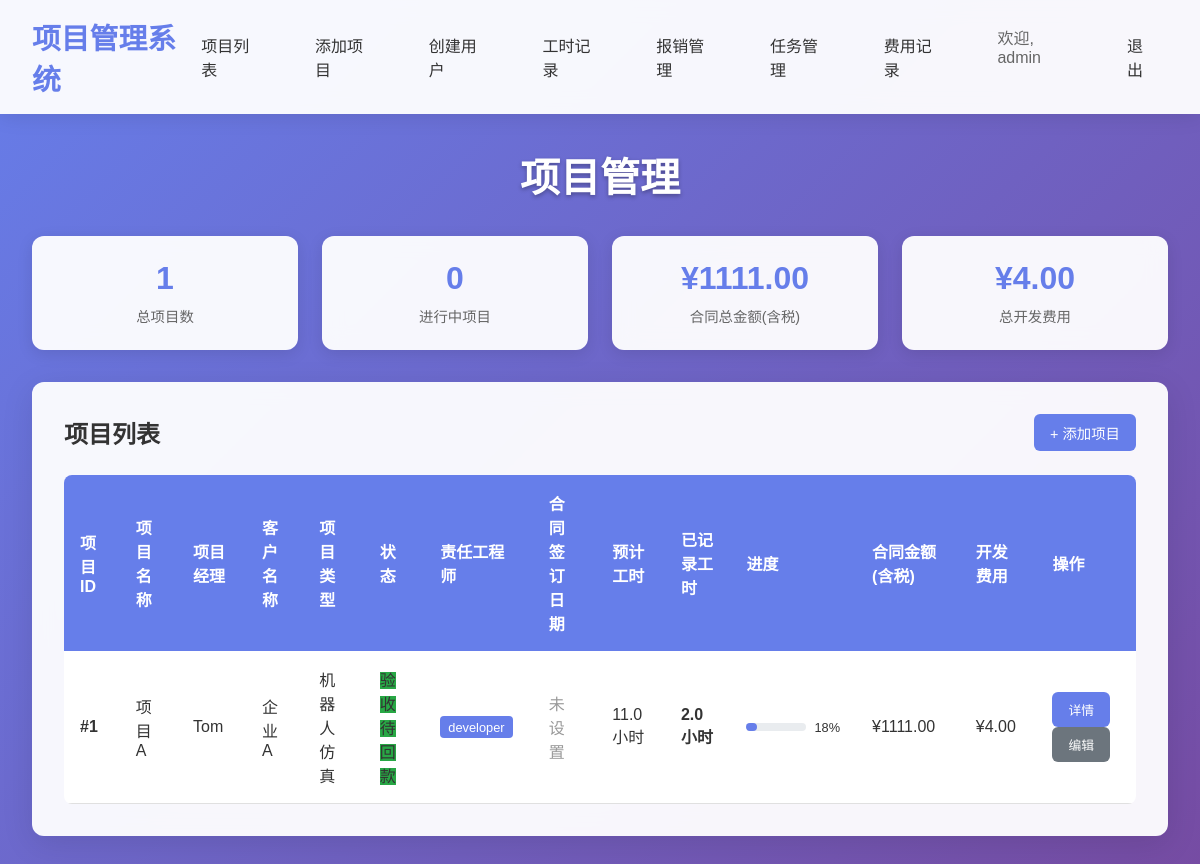
Page / (signed in) on the earlier database version.
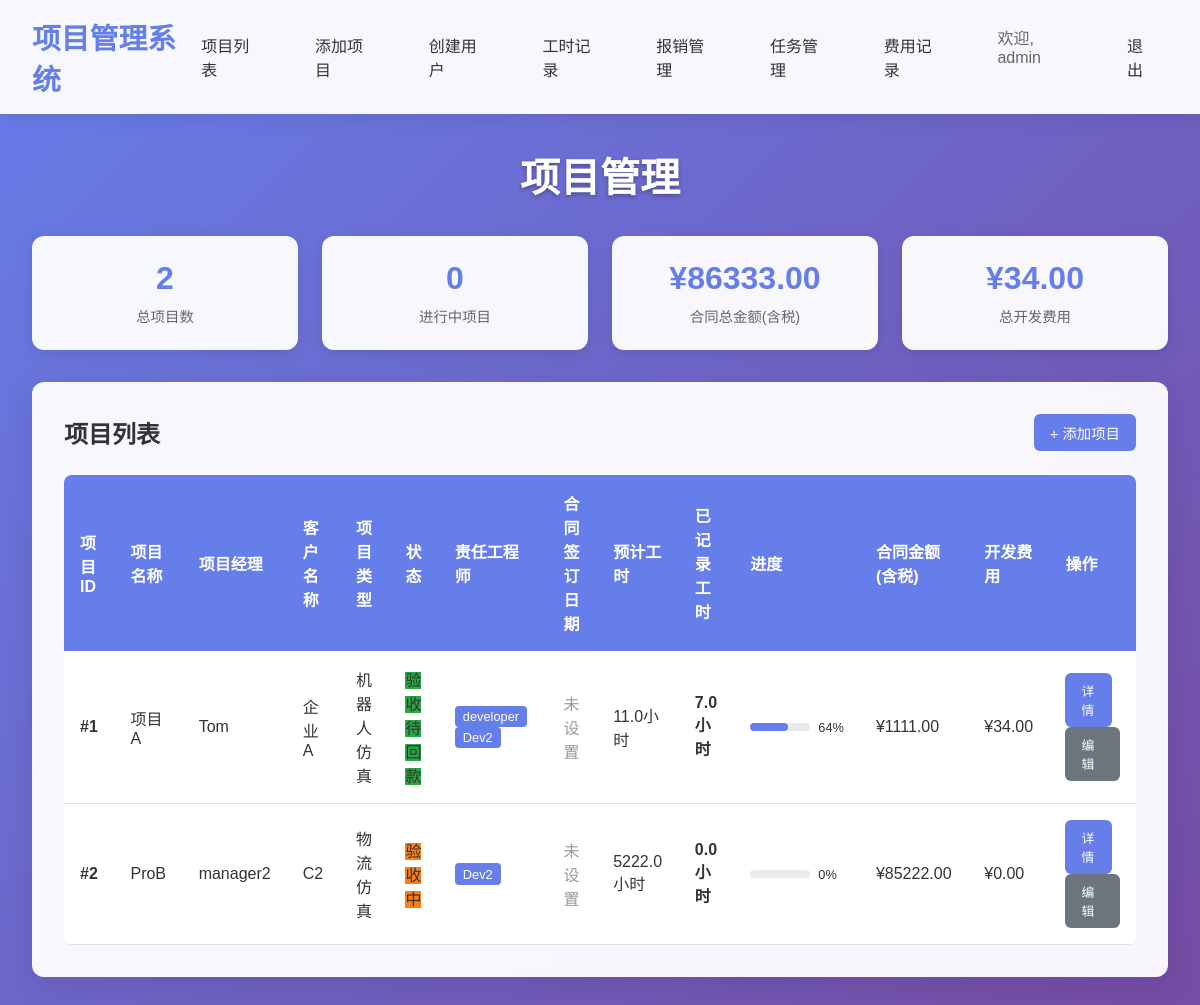
Same page on the later database version.
### models.py (models this page shows, shortened)
class User(UserMixin, db.Model):
    __tablename__ = "users"
    id = db.Column(db.Integer, primary_key=True, autoincrement=True)
    username = db.Column(db.String(80), unique=True, nullable=False)
    password_hash = db.Column(db.String(120), nullable=False)
    role = db.Column(db.String(20), nullable=False)  # 'admin', 'developer'
    created_at = db.Column(db.DateTime, default=datetime.utcnow)
    def is_admin(self):
        return self.role == 'admin'

class Project(db.Model):
    __tablename__ = "projects"
    id = db.Column(db.Integer, primary_key=True, autoincrement=True)
    name = db.Column(db.String(200), nullable=False)
    manager = db.Column(db.String(100), nullable=False)
    start_date = db.Column(db.Date, nullable=True)
    planned_end_date = db.Column(db.Date, nullable=True)
    contract_signing_date = db.Column(db.Date, nullable=True)  # 合同签订日期
    estimated_hours = db.Column(db.Float, nullable=True)  # 预计开发工时
    contract_amount = db.Column(db.Numeric(14, 2), nullable=True)
    status = db.Column(db.String(20), nullable=False, default='启动中')  # 项目状态
    payment_method = db.Column(db.String(50), nullable=True)  # 付款方式
    acceptance_date = db.Column(db.Date, nullable=True)  # 验收日期
    settlement_date = db.Column(db.Date, nullable=True)  # 结算日期
    invoice_issued = db.Column(db.Boolean, default=False)  # 发票是否开具
    invoice_date = db.Column(db.Date, nullable=True)  # 发票日期
    contract_amount_with_tax = db.Column(db.Numeric(14, 2), nullable=True)  # 合同金额含税
    contract_amount_without_tax = db.Column(db.Numeric(14, 2), nullable=True)  # 合同金额不含税
    payment_received = db.Column(db.Numeric(14, 2), nullable=True)  # 回款金额
    remaining_amount = db.Column(db.Numeric(14, 2), nullable=True)  # 剩余金额
    project_type = db.Column(db.String(50), nullable=True)  # 项目类型
    customer_name = db.Column(db.String(200), nullable=True)  # 客户名称
    created_at = db.Column(db.DateTime, default=datetime.utcnow)
    STATUS_CHOICES = [
        ('启动中', '启动中'),
        ('进行中', '进行中'),
        ('暂停', '暂停'),
        ('验收中', '验收中'),
        ('验收待回款', '验收待回款'),
        ('结算', '结算'),
        ('关闭', '关闭')
    ]
    PAYMENT_METHOD_CHOICES = [
        ('验收后全款', '验收后全款'),
        ('分阶段', '分阶段'),
        ('预付初版', '预付初版'),
        ('预付终版', '预付终版'),
        ('待填写', '待填写')
    ]
    PROJECT_TYPE_CHOICES = [
        ('物流仿真', '物流仿真'),
        ('机器人仿真', '机器人仿真'),
        ('工艺规划', '工艺规划'),
        ('物流规划', '物流规划'),
        ('动画', '动画'),
        ('激光扫描', '激光扫描'),
        ('数字孪生', '数字孪生')
    ]
    def get_total_logged_hours(self):
        return sum(log.hours for log in self.work_logs)
    def get_progress_percentage(self):
        if not self.estimated_hours:
            return 0
        logged_hours = self.get_total_logged_hours()
        return min(100, (logged_hours / self.estimated_hours) * 100)
    def get_assigned_developers(self):
        return [assignment.user for assignment in self.assignments]
    def get_status_color(self):
        status_colors = {
            '启动中': '#6c757d',     # 灰色
            '进行中': '#007bff',     # 蓝色
            '暂停': '#ffc107',       # 黄色
            '验收中': '#fd7e14',     # 橙色
            '验收待回款': '#28a745', # 绿色
            '结算': '#20c997',       # 青绿色
            '关闭': '#dc3545'        # 红色
        }
        return status_colors.get(self.status, '#6c757d')
    def get_total_development_cost(self):
        total_cost = 0
        for log in self.work_logs:
            assignment = ProjectAssignment.query.filter_by(
                project_id=self.id,
                user_id=log.user_id
            ).first()
            if assignment and assignment.hourly_rate:
                hourly_rate = float(assignment.hourly_rate)
                total_cost += log.hours * hourly_rate
        return total_cost

class WorkLog(db.Model):
    __tablename__ = "work_logs"
    id = db.Column(db.Integer, primary_key=True, autoincrement=True)
    user_id = db.Column(db.Integer, db.ForeignKey('users.id'), nullable=False)
    project_id = db.Column(db.Integer, db.ForeignKey('projects.id'), nullable=False)
    date = db.Column(db.Date, nullable=False)
    hours = db.Column(db.Float, nullable=False)
    description = db.Column(db.Text)
    created_at = db.Column(db.DateTime, default=datetime.utcnow)
    user = db.relationship('User', backref=db.backref('work_logs', lazy=True))
    project = db.relationship('Project', backref=db.backref('work_logs', lazy=True))

class ProjectAssignment(db.Model):
    __tablename__ = "project_assignments"
    id = db.Column(db.Integer, primary_key=True, autoincrement=True)
    project_id = db.Column(db.Integer, db.ForeignKey('projects.id'), nullable=False)
    user_id = db.Column(db.Integer, db.ForeignKey('users.id'), nullable=False)
    hourly_rate = db.Column(db.Numeric(10, 2), nullable=True)  # 工时费用，只有管理员可见
    assigned_date = db.Column(db.DateTime, default=datetime.utcnow)
    project = db.relationship('Project', backref=db.backref('assignments', lazy=True, cascade='all, delete-orphan'))
    user = db.relationship('User', backref=db.backref('project_assignments', lazy=True))

### app.py (the view)
@app.route("/")
@login_required
def index():
    if current_user.is_admin():
        projects = Project.query.all()
        total_contract_amount = sum(
            float(p.contract_amount_with_tax) if p.contract_amount_with_tax else 0
            for p in projects
        )
        total_dev_cost = sum(
            p.get_total_development_cost() for p in projects
        )
        active_projects_count = len([p for p in projects if p.status in ['启动中', '进行中']])
        stats = {
            'total_projects': len(projects),
            'active_projects': active_projects_count,
            'total_contract_amount': total_contract_amount,
            'total_dev_cost': total_dev_cost
        }
        return render_template("project_list.html", projects=projects, stats=stats)
    elif current_user.is_developer():
        return redirect(url_for('worklog_list'))
    else:
        flash("权限不足")
        return redirect(url_for('login'))

### app.py (called while the page is built)
@login_manager.user_loader
def load_user(user_id):
    return User.query.get(int(user_id))

### templates/project_list.html (shortened to what this page needs)
{% extends "base.html" %}
{% block content %}
<h1 class="page-title">项目管理</h1>
<div class="stats-grid">
    <div class="stat-card">
        <div class="stat-number">{{ stats.total_projects }}</div>
        <div class="stat-label">总项目数</div>
    </div>
    <div class="stat-card">
        <div class="stat-number">{{ stats.active_projects }}</div>
        <div class="stat-label">进行中项目</div>
    </div>
    <div class="stat-card">
        <div class="stat-number">¥{{ "%.2f"|format(stats.total_contract_amount) }}</div>
        <div class="stat-label">合同总金额(含税)</div>
    </div>
    <div class="stat-card">
        <div class="stat-number">¥{{ "%.2f"|format(stats.total_dev_cost) }}</div>
        <div class="stat-label">总开发费用</div>
    </div>
</div>
<div class="card">
    <div style="display: flex; justify-content: space-between; align-items: center; margin-bottom: 1.5rem;">
        <h2 style="margin: 0; color: #333;">项目列表</h2>
        <a href="{{ url_for('create_project') }}" class="btn btn-primary">+ 添加项目</a>
    </div>
    {% if projects %}
    <div class="table-container">
        <table class="project-table">
            <thead>
                <tr>
                    <th>项目ID</th>
                    <th>项目名称</th>
                    <th>项目经理</th>
                    <th>客户名称</th>
                    <th>项目类型</th>
                    <th>状态</th>
                    <th>责任工程师</th>
                    <th>合同签订日期</th>
                    <th>预计工时</th>
                    <th>已记录工时</th>
                    <th>进度</th>
                    <th>合同金额(含税)</th>
                    <th>开发费用</th>
                    <th>操作</th>
                </tr>
            </thead>
            <tbody>
                {% for p in projects %}
                <tr>
                    <td><strong>#{{ p.id }}</strong></td>
                    <td>{{ p.name }}</td>
                    <td>{{ p.manager }}</td>
                    <td>{{ p.customer_name or '未设置' }}</td>
                    <td>{{ p.project_type or '未设置' }}</td>
                    <td>
                        <span class="status-badge" style="background-color: {{ p.get_status_color() }}">
                            {{ p.status }}
                        </span>
                    </td>
                    <td>
                        {% set developers = p.get_assigned_developers() %}
                        {% if developers %}
                            {% for dev in developers %}
                                <span class="badge" style="background: #667eea; color: white; padding: 0.2rem 0.5rem; border-radius: 4px; font-size: 0.8rem; margin-right: 0.2rem;">{{ dev.username }}</span>
                            {% endfor %}
                        {% else %}
                            <span style="color: #999;">未分配</span>
                        {% endif %}
                    </td>
                    <td>
                        {% if p.contract_signing_date %}
                            {{ p.contract_signing_date.strftime('%Y-%m-%d') }}
                        {% else %}
                            <span style="color: #999;">未设置</span>
                        {% endif %}
                    </td>
                    <td>
                        {% if p.estimated_hours %}
                            {{ p.estimated_hours }}小时
                        {% else %}
                            <span style="color: #999;">未设置</span>
                        {% endif %}
                    </td>
                    <td>
                        <strong>{{ "%.1f"|format(p.get_total_logged_hours()) }}小时</strong>
                    </td>
                    <td>
                        {% set progress = p.get_progress_percentage() %}
                        <div style="display: flex; align-items: center;">
                            <div style="width: 60px; height: 8px; background: #e9ecef; border-radius: 4px; margin-right: 0.5rem;">
                                <div style="width: {{ progress }}%; height: 100%; background: {% if progress >= 100 %}#28a745{% elif progress >= 75 %}#ffc107{% else %}#667eea{% endif %}; border-radius: 4px;"></div>
                            </div>
                            <span style="font-size: 0.8rem;">{{ "%.0f"|format(progress) }}%</span>
                        </div>
                    </td>
                    <td>
                        {% if p.contract_amount_with_tax %}
                            ¥{{ "%.2f"|format(p.contract_amount_with_tax) }}
                        {% else %}
                            <span style="color: #999;">未设置</span>
                        {% endif %}
                    </td>
                    <td>
                        ¥{{ "%.2f"|format(p.get_total_development_cost()) }}
                    </td>
                    <td>
                        <a href="{{ url_for('project_detail', project_id=p.id) }}" class="btn btn-primary" style="font-size: 0.8rem; margin-right: 0.5rem;">详情</a>
                        <a href="{{ url_for('edit_project', project_id=p.id) }}" class="btn btn-secondary" style="font-size: 0.8rem;">编辑</a>
                    </td>
                </tr>
                {% endfor %}
            </tbody>
        </table>
    </div>
    {% else %}
    <div class="empty-state">
        <h3>暂无项目</h3>
        <p>还没有创建任何项目，点击上方按钮开始添加项目吧！</p>
        <a href="{{ url_for('create_project') }}" class="btn btn-primary" style="margin-top: 1rem;">创建第一个项目</a>
    </div>
    {% endif %}
</div>
{% endblock %}

### templates/base.html (shortened to what this page needs)
<!DOCTYPE html>
<html lang="zh-CN">
<head>
    <link rel="stylesheet" href="{{ url_for('static', filename='style.css') }}">
    <link rel="stylesheet" href="https://cdnjs.cloudflare.com/ajax/libs/font-awesome/6.0.0/css/all.min.css">
</head>
<body>
    <div class="container">
        <header class="header">
            <div class="header-content">
                <a href="{{ url_for('index') }}" class="logo">项目管理系统</a>
                <nav class="nav">
                    {% if current_user.is_authenticated %}
                        {% if current_user.is_admin() %}
                            <a href="{{ url_for('index') }}">项目列表</a>
                            <a href="{{ url_for('create_project') }}">添加项目</a>
                            <a href="{{ url_for('create_user') }}">创建用户</a>
                            <a href="{{ url_for('worklog_list') }}">工时记录</a>
                            <a href="{{ url_for('expense_list') }}">报销管理</a>
                            <a href="{{ url_for('task_list') }}">任务管理</a>
                            <a href="{{ url_for('project_expense_records') }}">费用记录</a>
                        {% elif current_user.is_developer() %}
                            <a href="{{ url_for('worklog_list') }}">我的工时</a>
                            <a href="{{ url_for('create_worklog') }}">记录工时</a>
                            <a href="{{ url_for('expense_list') }}">我的报销</a>
                            <a href="{{ url_for('expense_create') }}">申请报销</a>
                            <a href="{{ url_for('task_list') }}">我的任务</a>
                        {% endif %}
                        <span style="color: #666; margin-left: 1rem;">欢迎, {{ current_user.username }}</span>
                        <a href="{{ url_for('logout') }}" style="margin-left: 1rem;">退出</a>
                    {% endif %}
                </nav>
            </div>
        </header>
        <main class="main-content">
            {% block content %}{% endblock %}
        </main>
    </div>
</body>
</html>

### static/style.css (style rules this page uses)
* { margin: 0; padding: 0; box-sizing: border-box; }
html, body { height: 100%; font-family: 'Microsoft YaHei', 'Arial', sans-serif; background: linear-gradient(135deg, #667eea 0%, #764ba2 100%); color: #333; }
.container { min-height: 100vh; display: flex; flex-direction: column; }
.header { background: rgba(255, 255, 255, 0.95); backdrop-filter: blur(10px); box-shadow: 0 2px 20px rgba(0, 0, 0, 0.1); padding: 1rem 2rem; position: sticky; top: 0; z-index: 100; }
.header-content { max-width: 1200px; margin: 0 auto; display: flex; justify-content: space-between; align-items: center; }
.logo { font-size: 1.8rem; font-weight: bold; color: #667eea; text-decoration: none; }
.nav { display: flex; gap: 2rem; }
.nav a { text-decoration: none; color: #333; padding: 0.5rem 1rem; border-radius: 6px; transition: all 0.3s ease; font-weight: 500; }
.main-content { flex: 1; padding: 2rem; max-width: 1200px; margin: 0 auto; width: 100%; }
.page-title { color: white; font-size: 2.5rem; margin-bottom: 2rem; text-align: center; text-shadow: 0 2px 4px rgba(0, 0, 0, 0.3); }
.card { background: rgba(255, 255, 255, 0.95); border-radius: 12px; padding: 2rem; box-shadow: 0 8px 32px rgba(0, 0, 0, 0.1); backdrop-filter: blur(10px); margin-bottom: 2rem; }
.table-container { overflow-x: auto; border-radius: 8px; overflow: hidden; }
.project-table { width: 100%; border-collapse: collapse; background: white; }
.project-table th { background: #667eea; color: white; padding: 1rem; text-align: left; font-weight: 600; }
.project-table td { padding: 1rem; border-bottom: 1px solid #e0e0e0; }
.btn { display: inline-block; padding: 0.5rem 1rem; background: #667eea; color: white; text-decoration: none; border-radius: 6px; border: none; cursor: pointer; transition: all 0.3s ease; font-size: 0.9rem; font-weight: 500; }
.btn-primary { background: #667eea; }
.btn-secondary { background: #6c757d; }
.stats-grid { display: grid; grid-template-columns: repeat(auto-fit, minmax(250px, 1fr)); gap: 1.5rem; margin-bottom: 2rem; }
.stat-card { background: rgba(255, 255, 255, 0.95); border-radius: 12px; padding: 1.5rem; text-align: center; box-shadow: 0 4px 16px rgba(0, 0, 0, 0.1); backdrop-filter: blur(10px); }
.stat-number { font-size: 2rem; font-weight: bold; color: #667eea; margin-bottom: 0.5rem; }
.stat-label { color: #666; font-size: 0.9rem; }

### templates/project_list.html (style rules this page uses)
.badge { display: inline-block; white-space: nowrap; }

Differences in the rows shown:
computed for Project "项目A": {{ progress }} 18.181818181818183 → 63.63636363636363 (drawn); progress "18" → "64"
added User: username "Dev2"
computed for WorkLog: get_total_logged_hours "2.0" → "7.0"
computed for ProjectAssignment: get_total_development_cost "4.00" → "34.00"
added Project: id "2", name "ProB", manager "manager2", customer_name "C2", project_type "物流仿真", status "验收中", shows "未设置", estimated_hours "5222.0", get_total_logged_hours "0.0", progress "0", contract_amount_with_tax "85222.00", get_total_development_cost "0.00"
Other differences:
{{ stats.total_projects }}: "1" → "2"
{{ "%.2f"|format(stats.total_contract_amount) }}: "1111.00" → "86333.00"
{{ "%.2f"|format(stats.total_dev_cost) }}: "4.00" → "34.00"
